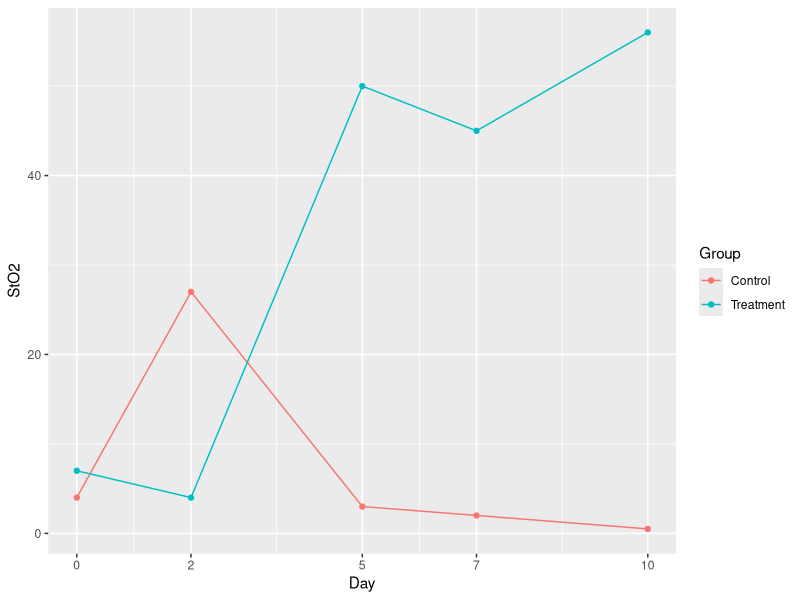
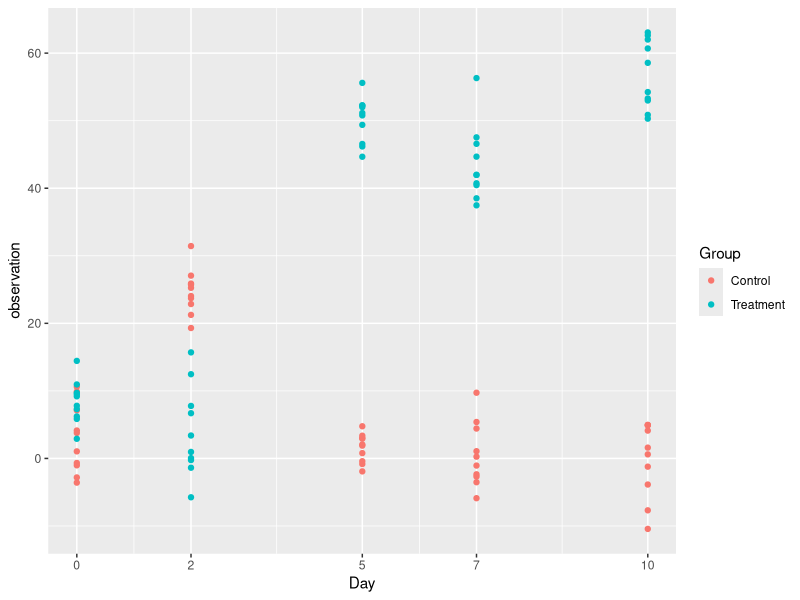
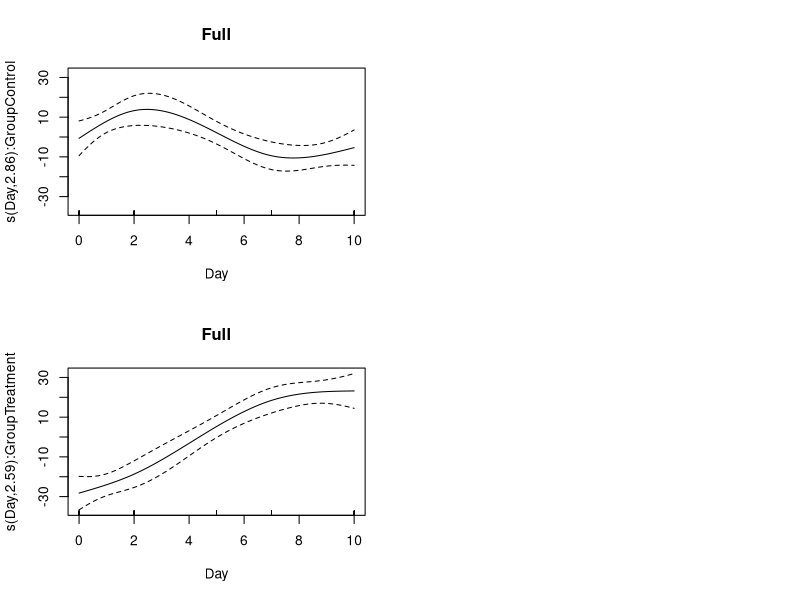
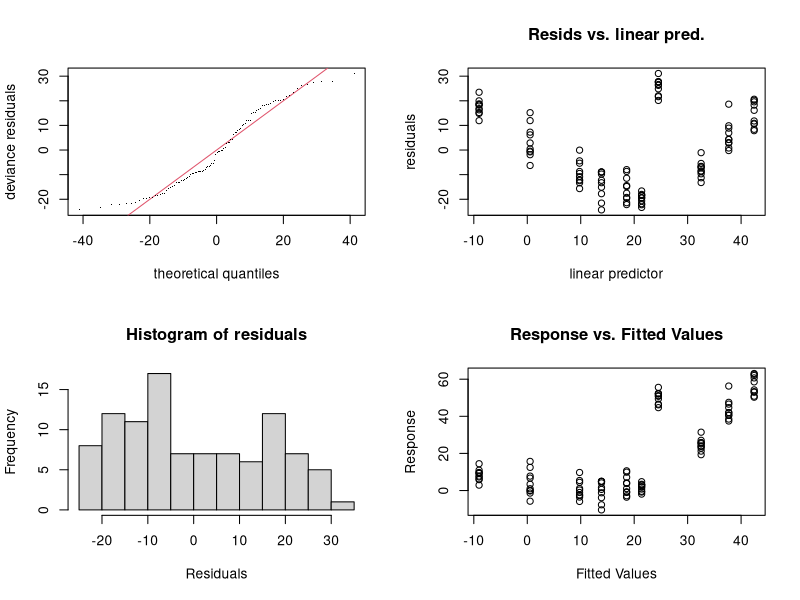
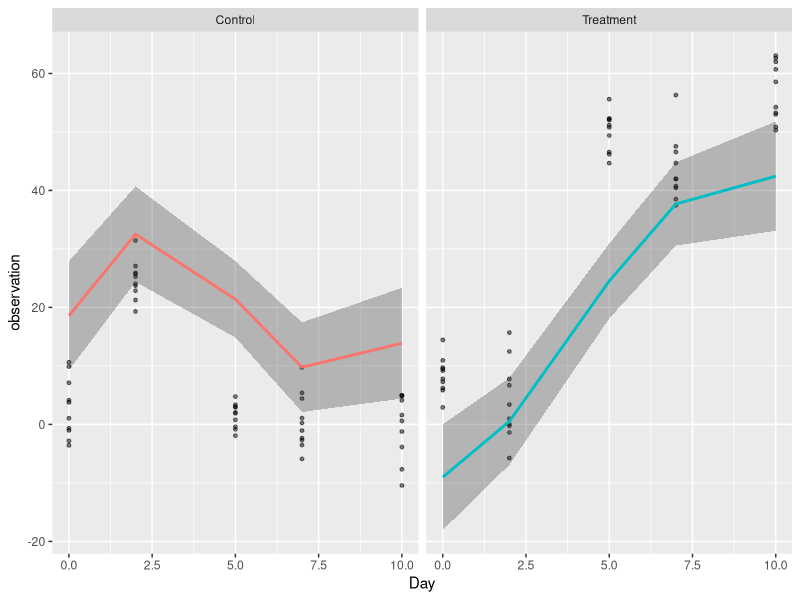

Reproduce these figures in R, in order. (Note: this script raises an error after producing the figures.)
library(mgcv)
library(tidyverse)
library(ggplot2)
library(patchwork)


## number of observations -- currently using 3
## use measurement error of sd as 5 (rough estimate)

#Data are simulated from Fig. 3 (C) of Vishwanath et. al:
#Vishwanath, Karthik, et al. "Using optical spectroscopy to
#longitudinally monitor physiological changes within solid tumors."
#Neoplasia 11.9 (2009): 889-900.
#https://www.sciencedirect.com/science/article/pii/S1476558609800420

dat <- read_csv(here::here("data", "Vishwanath StO2.csv"))
dat$Group<-as.factor(dat$Group)
## plot the mean response
ggplot(dat, aes(x = Day, y = StO2, color = Group)) +
    geom_line()+
    geom_point()+
    scale_x_continuous(breaks=c(0,2,5,7,10))


#This function simulates data for the tumor data using a dafault number of
#10 observations per time point,
#and a standard deviation of 5% StO2
#Because physiologically StO2 cannot go below 0%, data is generated with a cutoff value of
#0.0001

simulate_data <- function(dat, n = 10, sd = 5) {
    dat_sim <- dat %>%
        slice(rep(1:n(), each = n)) %>%
        group_by(Group, Day) %>%
        mutate(observation = rnorm(n, StO2, sd),
               observation_tobit = pmax(rnorm(n, StO2, sd), 0.0001)) %>%
        ungroup()

    return(dat_sim)
}



n <- 10
sd <- 5
set.seed(11) #setting seed
df <- 6
dat_sim <- simulate_data(dat, n, sd)

#plotting simulated data
ggplot(dat_sim, aes(x = Day, y = observation, color = Group)) +
    geom_point()+
    scale_x_continuous(breaks=c(0,2,5,7,10))


n_time <- length(unique(dat_sim$Day))
n_treatment <- length(unique(dat_sim$Group))



mod1 <- gam(observation ~ s(Day, by = Group, k = 4), data  = dat_sim)
#mod2 <- gam(observation ~ s(Day, by = Group, k = 5), data  = dat_missing)
#if you have n timepoints can you do n knots or should you do n-1 knots? (I read somewhere that
#the n-1 option was preferred for computational issues)

summary(mod1)
#summary(mod2)

par(ask=F)
layout(matrix(1:4, 2, 2))
#plot(mod1, main = "Missing")
plot(mod1, main = "Full")

par(mfrow=c(1,1))

gam.check(mod1)
#gam.check(mod2)

#plotting smooths and simulated data
#full data
#I am doing something wrong here but I can't figure it out!!!!
f_predict<-with(dat_sim,expand.grid(StO2=seq(min(observation),
                                                       max(observation),length=100),
                                                    Group=Group,Day=Day))


f_predict<-cbind(f_predict,
                         predict(mod1,f_predict,
                                 se.fit = TRUE,type='response'))

ggplot(data=dat_sim, aes(x=Day, y=observation, group=Group)) +
    facet_wrap(~Group)+
    geom_point(colour='black',size=1,alpha=0.5)+
    geom_ribbon(aes(ymin=(fit - 2*se.fit), ymax=(fit + 2*se.fit), x=Day),
                data=f_predict, alpha=0.3,
                inherit.aes=FALSE) +
    geom_line(aes(y=(fit),color=factor(Group)), size=1,data=f_predict,show.legend = FALSE)


#This plot looks weird, why is it showing a non-smooth line as the fit? Is it because of the number
#of knots?  I have been able to do this in the past but for some reason this time it doesn't work
##################################################################
############################################################
#missing data
missing_predict<-with(dat_missing,expand.grid(observation=seq(min(observation),
                                                       max(observation),length=400),
                                       Group=levels(Group),Day=Day))

missing_predict<-cbind(missing_predict,
                    predict(mod1,missing_predict,
                            se.fit = TRUE,type='response'))


ggplot(data=dat_missing, aes(x=Day, y=observation, group=Group)) +
    facet_wrap(~Group) +
    geom_point(colour='black',size=1,alpha=0.5)+
    geom_ribbon(aes(ymin=(fit - 2*se.fit), ymax=(fit + 2*se.fit), x=Day),
                data=missing_predict, alpha=0.3,
                inherit.aes=FALSE) +
    geom_line(aes(y=(fit),color=factor(Group)), size=1,data=missing_predict,show.legend = FALSE)
